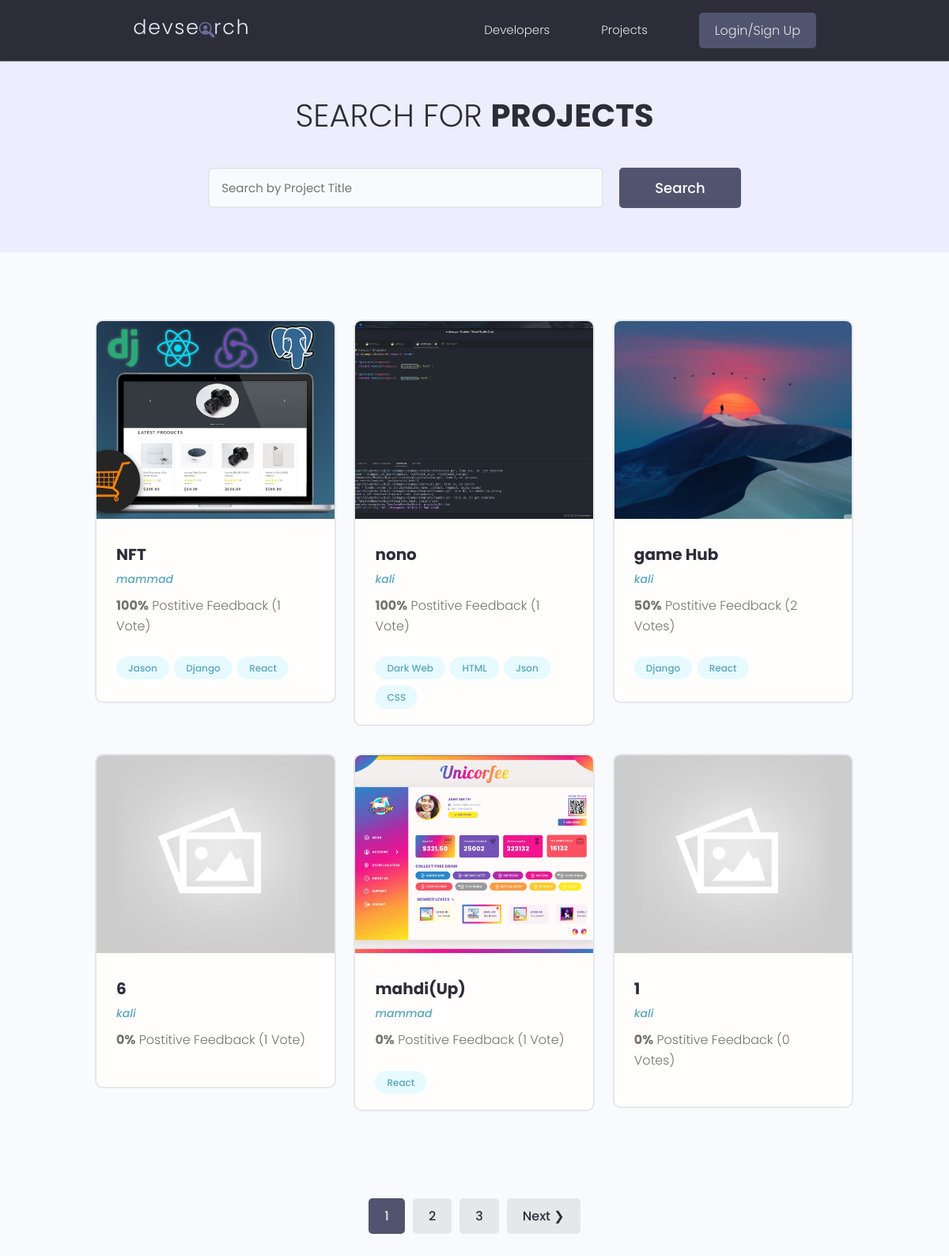
/projects/, run on the app's committed database.
### projects/models.py (models this page shows, shortened)
class Project(models.Model):
    owner = models.ForeignKey(Profile, blank=True, null=True, on_delete=models.CASCADE)
    title = models.CharField(max_length=200)
    description = models.TextField(blank=True, null=True)
    img_file = models.ImageField(blank = True, null = True, default= "default.jpg")
    demo_link = models.CharField(max_length=1000, blank=True, null=True)
    source_link = models.CharField(max_length=2000, blank=True, null=True)
    vote_total = models.IntegerField(default=0, blank=True, null=True)
    vote_ratio = models.IntegerField(default=0, blank=True, null=True)
    tags = models.ManyToManyField('Tag', blank=True)
    tcreated = models.DateTimeField(auto_now_add=True)
    id = models.UUIDField(default=uuid.uuid4, unique=True,
                          primary_key=True, editable=False)
    class Meta:
        ordering = ['-vote_ratio', '-vote_total', 'title']
    @property
    def ImgURL(self):
        try:
            url = self.img_file.url
        except:
            url = 'default.jpg'
        return url

class Tag(models.Model):
    name = models.CharField(max_length=200)
    tcreated = models.DateTimeField(auto_now_add=True)
    id = models.UUIDField(default=uuid.uuid4, unique=True,
                          primary_key=True, editable=False)
    def __str__(self) -> str:
        return self.name

### users/models.py (models this page shows, shortened)
class Profile(models.Model):
    user = models.OneToOneField(
        User, on_delete=models.CASCADE, blank=True, null=True)
    name = models.CharField(max_length=200, blank=True, null=True)
    email = models.EmailField(max_length=500,blank=True, null=True)
    username = models.CharField(max_length=200, blank=True, null=True)
    location = models.CharField(max_length=200, blank=True, null=True)
    short_intro = models.CharField(max_length=200, blank=True, null=True)
    bio = models.TextField(blank=True, null=True)
    profile_img = models.ImageField(blank=True, null=True, upload_to ='profimg/', default ='profimg/user-default.png')
    social_twitter = models.CharField(max_length=200, blank=True, null=True)
    social_youtube = models.CharField(max_length=200, blank=True, null=True)
    social_linkedin = models.CharField(max_length=200, blank=True, null=True)
    social_git = models.CharField(max_length=200, blank=True, null=True)
    tcreated = models.DateTimeField(auto_now_add=True)
    id = models.UUIDField(default=uuid.uuid4, unique=True,
                          primary_key=True, editable=False)
    def __str__(self):
        return str(self.username)
    class Meta:
        ordering = ['tcreated']

### projects/views.py (the view)
# urls.py: path('projects/', include('projects.urls')),
def projects(request):
    projects , search_query = searchbar(request)
    projects, custom_range = changingpage(request, projects)
    content = {'list' : projects, 'custom_range': custom_range , 'search_query': search_query}
    return render(request, 'projects/h1.html', content)

### projects/searchbar.py (called while the page is built)
def changingpage(request, projects):
    page = request.GET.get('page')
    paginate = Paginator(projects, 6)
    try:
        projects = paginate.page(page)
    except PageNotAnInteger:
        page = 1
        projects = paginate.page(page)
    except EmptyPage:
        page = paginate.num_pages
        projects = paginate.page(page)
    leftindex = int(page) - 2
    if leftindex < 1:
        leftindex = 1
    rightindex = int(page) + 3
    if rightindex > paginate.num_pages:
        rightindex = paginate.num_pages + 1
    custom_range = range(leftindex, rightindex)
    return projects, custom_range

def searchbar(request):
    search_query = ''
    if request.GET.get('search_query'):
        search_query = request.GET.get('search_query')
    tags = Tag.objects.filter(name__icontains = search_query)
    projects = Project.objects.distinct().filter(
        Q(title__icontains = search_query) |
        Q(owner__name__icontains = search_query) |
        Q(tags__in= tags)
    )
    return projects, search_query

### projects/templates/projects/h1.html (shortened to what this page needs)
{% extends 'main.html' %}
{% block content %}
<main class="projects">
    <section class="hero-section text-center">
      <div class="container container--narrow">
        <div class="hero-section__box">
          <h2>Search for <span>Projects</span></h2>
        </div>
        <div class="hero-section__search">
          <form id="searchForm" class="form" action="{% url 'projects' %}" method="get">
            <div class="form__field">
              <input class="input input--text" id="formInput#search" type="text" name="search_query"
                placeholder="Search by Project Title" value="{{search_query}}"/>
            </div>
            <input class="btn btn--sub btn--lg" type="submit" value="Search" />
          </form>
        </div>
      </div>
    </section>
    <section class="projectsList">
        <div class="container">
            <div class="grid grid--three">
            {% for item in list %}
          <div class="column">
            <div class="card project">
              <a href="{% url 'sproject' item.id %}" class="project">
                <img class="project__thumbnail" src="{{item.ImgURL}}" alt="project thumbnail" />
                <div class="card__body">
                  <h3 class="project__title">{{item.title}}</h3>
                  <p><a class="project__author" href="{% url 'sproject' item.id %}">{{item.owner}}</a></p>
                  <p class="project--rating">
                    <span style="font-weight: bold;">{{item.vote_ratio}}%</span> Postitive
                    Feedback ({{item.vote_total}} Vote{{item.vote_total|pluralize:"s"}})
                  </p>
                  <div class="project__tags">
                    {% for tag in item.tags.all %}
                    <span class="tag tag--pill tag--main">
                      <small>{{tag}}</small>
                    </span>
                    {% endfor %}
                </div>
                </div>
                </a>
            </div>
        </div>
        {% endfor %}
        </div>
    </div>
    </section>
    {% include 'paginator.html' with queryset=list %}
</main>
</body>
{% endblock content %}

### templates/main.html (shortened to what this page needs)
<!DOCTYPE html>
{% load static %}
<html>
    <head>
        <link rel="stylesheet" href="https://cdn.iconmonstr.com/1.3.0/css/iconmonstr-iconic-font.min.css" />
        <link rel="stylesheet" href="{% static 'uikit/styles/uikit.css' %}" />
        <link rel="stylesheet" href="{% static 'style/app.css' %}" />
    </head>
    <body>
        {% include 'logo.html' %}
        {% block content %}
        {% endblock content %}
    </body>
</html>

### templates/logo.html (shortened to what this page needs)
{% load static %}
<header class="header">
    <div class="container container--narrow">
      <a href="{% url 'profile' %}" class="header__logo">
        <img src="{% static 'image/logo.svg' %}" alt="DevSearch Logo" />
      </a>
        <nav class="header__nav">
            <ul class="header__menu">
            <li class="header__menuItem"><a href="{% url 'profile' %}">Developers</a></li>
            <li class="header__menuItem"><a href="{% url 'projects' %}">Projects</a></li>
            {% if request.user.is_authenticated %}
            <li class="header__menuItem"><a href="{% url 'inbox' %}">Inbox</a></li>
            <li class="header__menuItem"><a href="{% url 'account' %}">Account</a></li>
            <li class="header__menuItem"><a href="{% url 'logout' %}" class="btn btn--sub">Logout</a></li>
            {% else %}
            <li class="header__menuItem"><a href="{% url 'login' %}" class="btn btn--sub">Login/Sign Up</a></li>
            {% endif %}
            </ul>
        </nav>
    </div>
</header>
<hr>

### templates/paginator.html (shortened to what this page needs)
{% if queryset.has_other_pages %}
<div class="pagination">
    <ul class="container">
    {% for page in custom_range %}
    {% if page == queryset.number %}
    <li><a href="?page={{page}}" class="btn page-link btn--sub" data-page="{{page}}">{{page}}</a></li>
    {% else %}
    <li><a href="?page={{page}}" class="btn page-link" data-page="{{page}}">{{page}}</a></li>
    {% endif %}
    {% endfor %}
    {% if queryset.has_next %}
    <li><a href="?page={{queryset.next_page_number}}" class="btn page-link" data-page="{{queryset.next_page_number}}">Next &#10095;</a></li>
    {% endif %}
    </ul>
</div>
{% endif %}

### static/style/app.css (style rules this page uses)
:root { --color-sub: #2d2d39; }
.btn--sub { background-color: var(--color-sub-light); }
.card { border: 2px solid var(--color-light); }
img { width: 100%; }
.header { position: sticky; z-index: 111; background-color: var(--color-sub); padding: 1.5rem 0; }
.header > .container { display: flex; justify-content: space-between; align-items: center; }
.header__logo > img { height: 3.8rem; }
.header__nav > ul { display: inline-flex; align-items: center; list-style: none; gap: 6.5rem; }
.header__menuItem > a { color: var(--color-light); font-weight: 300; }
.hero-section { height: 40vh; display: flex; align-items: center; background-color: var(--color-sub); }
.hero-section__box { margin-bottom: 4rem; }
.hero-section__box > h2, .hero-section__box > h2 > span { font-size: 4rem; color: var(--color-light); line-height: 1.3; text-transform: uppercase; }
.hero-section__box > h2 { font-weight: 300; }
.hero-section__box > h2 > span { font-weight: 700; }
.hero-section__search > .form { display: flex; align-items: center; justify-content: center; gap: 2rem; }
.hero-section__search > .form input.input--text { width: 50rem; }
.pagination { margin-top: 8rem; margin-bottom: 10rem; }
.pagination > ul { flex-wrap: wrap; list-style: none; display: flex; align-items: center; justify-content: center; gap: 1rem; }
.pagination .btn { color: var(--color-sub); }
.pagination .btn.btn--sub { color: var(--color-light); }
.project__author { font-size: 1.4rem; font-style: italic; }
.project--rating { margin-bottom: 1.6em; margin-top: .5em; }
.projects > .hero-section { background: var(--color-sub-lighter); height: 30vh; }
.projects .hero-section__box { margin-bottom: 2.5rem; }
.projects .hero-section__box > h2 { color: var(--color-sub); }
.projects .hero-section__box > h2 > span { font-weight: 700; color: var(--color-sub); }
.projectsList { margin-top: 8rem; }
.project__thumbnail { height: 25rem; object-fit: cover; object-position: top center; }
.project__title { font-size: 2rem; font-weight: 700; color: var(--color-sub); }

### static/uikit/styles/modules/_variables.css (style rules this page uses)
:root { --color-main: #5aa5b9; --color-main-light: #e6faff; --color-sub: #3f4156; --color-sub-light: #51546e; --color-sub-lighter: #ededfd; --color-text: #737373; --color-gray: #8b8b8b; --color-light: #e5e7eb; --color-light-gray: #767676; --color-bg: #f8fafd; --color-white: #fffefd; --color-white-light: #f3f3f3; --color-success: #359e64; --color-success-bg: #def8e8; --color-error: #fc4b0b; --color-error-bg: #fff2ee; --font-base: 'Poppins', arial, helvetica, 'Segoe UI', roboto, ubuntu, sans-serif; --font-monospace: 'Fira Code', 'Courier New', courier, monospace; --font-regular: 300; --font-medium: 500; --font-bold: 700; --generic-shadow: 1px 1px 5px #00000010; --generic-transition: all 0.3s ease-in-out; }

### static/uikit/styles/modules/_base.css (style rules this page uses)
* { margin: 0; padding: 0; box-sizing: border-box; text-rendering: optimizeLegibility; color: inherit; font-size: inherit; }
html { font-size: 50%; }
@media only screen and (min-width: 480px) { html { font-size: 56.25%; } }
@media only screen and (min-width: 1200px) { html { font-size: 62.5%; } }
body { line-height: 1.6; font-weight: 400; font-size: 1.5rem; color: var(--color-text); background-color: var(--color-bg); min-height: 100vh; }

### static/uikit/styles/modules/_typography.css (style rules this page uses)
* { font-family: var(--font-base); }
h2 { font-size: 3.6rem; font-weight: var(--font-bold); }
h3 { font-size: 3.2rem; font-weight: var(--font-medium); }
p, span, strong { font-size: 1.6rem; color: var(--color-text); font-weight: var(--font-regular); }
a { padding-bottom: 2px; text-decoration: none; display: inline-block; color: var(--color-main); font-weight: var(--font-medium); }

### static/uikit/styles/modules/_utilities.css (style rules this page uses)
.container { width: 92%; max-width: 165rem; margin: 0 auto; box-sizing: border-box; }
.container--narrow { width: 92%; max-width: 120rem; }
@media screen and (min-width: 1000px) { .container { width: 90%; } }
@media screen and (min-width: 1000px) { .container--narrow { width: 85%; } }
@media screen and (min-width: 1200px) { .container { width: 80%; } }
@media screen and (min-width: 1200px) { .container--narrow { width: 72%; } }
.text-center { text-align: center; }

### static/uikit/styles/modules/_card.css (style rules this page uses)
.card { border-radius: 1rem; background-color: var(--color-white); border: 1.5px solid var(--color-light); width: auto; height: auto; margin-top: 0.5rem; margin-bottom: 0.5rem; overflow: hidden; }
.card__body, .card__header { padding: 2rem 2.5rem; }

### data on the page
Project: ImgURL (picture), title "NFT", owner "mammad", vote_ratio "100", vote_total "1"
Tag: name "Jason"
Tag: name "Django"
Tag: name "React"
Project: ImgURL (picture), title "nono", owner "kali", vote_ratio "100", vote_total "1"
Tag: name "Dark Web"
Tag: name "HTML"
Tag: name "Json"
Tag: name "CSS"
Project: ImgURL (picture), title "game Hub", owner "kali", vote_ratio "50", vote_total "2"
Project: title "6", owner "kali", vote_ratio "0", vote_total "1"
Project: ImgURL (picture), title "mahdi(Up)", owner "mammad", vote_ratio "0", vote_total "1"
Project: ImgURL (placeholder picture), title "1", owner "kali", vote_ratio "0", vote_total "0"

### other printed values
{{ page }} "1"
{{ page }} "2" "3"
